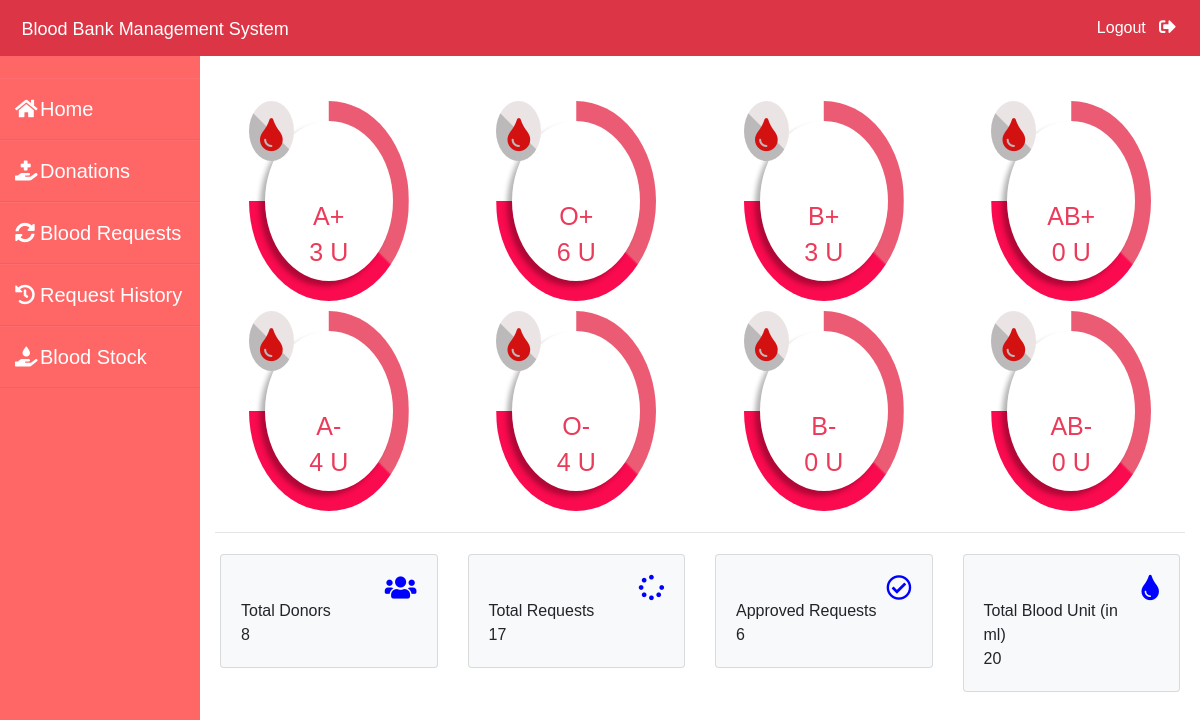
The app's page /admin-dashboard (signed in) with its own data.
### blood/models.py (models this page shows, shortened)
class Stock(models.Model):
    bloodgroup=models.CharField(max_length=10)
    unit=models.PositiveIntegerField(default=0)

### blood/views.py (the view)
# urls.py: path('admin-dashboard', views.admin_dashboard_view,name='admin-dashboard'),
@login_required(login_url='adminlogin')
def admin_dashboard_view(request):
    totalunit=models.Stock.objects.aggregate(Sum('unit'))
    dict={
        'A1':models.Stock.objects.get(bloodgroup="A+"),
        'A2':models.Stock.objects.get(bloodgroup="A-"),
        'B1':models.Stock.objects.get(bloodgroup="B+"),
        'B2':models.Stock.objects.get(bloodgroup="B-"),
        'AB1':models.Stock.objects.get(bloodgroup="AB+"),
        'AB2':models.Stock.objects.get(bloodgroup="AB-"),
        'O1':models.Stock.objects.get(bloodgroup="O+"),
        'O2':models.Stock.objects.get(bloodgroup="O-"),
        'totaldonors':dmodels.Donor.objects.all().count(),
        'totalbloodunit':totalunit['unit__sum'],
        'totalrequest':models.BloodRequest.objects.all().count(),
        'totalapprovedrequest':models.BloodRequest.objects.all().filter(status='Approved').count()
    }
    return render(request,'blood/admin_dashboard.html',context=dict)

### templates/blood/admin_dashboard.html
{% extends 'blood/adminbase.html' %}
{% block content %}
{% load static%}
<head>
    <link href="{% static "css/card.css" %}" rel="stylesheet" media="all">
</head>
<br><br>
<div class="container">
    <div class="row">
        <div class="col-sm-3">
            <div class="counter">
                <div class="counter-icon">
                    <i class="fa fa-tint"></i>
                </div>
                <h3>A+</h3>
                <span class="counter-value">{{A1.unit}} U</span>
            </div>
        </div>
        <div class="col-sm-3">
            <div class="counter orange">
                <div class="counter-icon">
                    <i class="fa fa-tint"></i>
                </div>
                <h3>O+</h3>
                <span class="counter-value">{{O1.unit}} U</span>
            </div>
        </div>
	    <div class="col-sm-3">
            <div class="counter orange">
                <div class="counter-icon">
                    <i class="fa fa-tint"></i>
                </div>
                <h3>B+</h3>
                <span class="counter-value">{{B1.unit}} U</span>
            </div>
        </div>
        <div class="col-sm-3">
            <div class="counter orange">
                <div class="counter-icon">
                    <i class="fa fa-tint"></i>
                </div>
                <h3>AB+</h3>
                <span class="counter-value">{{AB1.unit}} U</span>
            </div>
        </div>
    </div>
    <div class="row">
        <div class="col-sm-3">
            <div class="counter">
                <div class="counter-icon">
                    <i class="fa fa-tint"></i>
                </div>
                <h3>A-</h3>
                <span class="counter-value">{{A2.unit}} U</span>
            </div>
        </div>
        <div class="col-sm-3">
            <div class="counter orange">
                <div class="counter-icon">
                    <i class="fa fa-tint"></i>
                </div>
                <h3>O-</h3>
                <span class="counter-value">{{O2.unit}} U</span>
            </div>
        </div>
	    <div class="col-sm-3">
            <div class="counter orange">
                <div class="counter-icon">
                    <i class="fa fa-tint"></i>
                </div>
                <h3>B-</h3>
                <span class="counter-value">{{B2.unit}} U</span>
            </div>
        </div>
        <div class="col-sm-3">
            <div class="counter orange">
                <div class="counter-icon">
                    <i class="fa fa-tint"></i>
                </div>
                <h3>AB-</h3>
                <span class="counter-value">{{AB2.unit}} U</span>
            </div>
        </div>
    </div>
<hr>
    <div class="row">
      <div class="col-sm-3">
        <div class="card bg-light">
          <div class="card-body">
              <div class="blood">
                  <i class="fas fa-users"></i>
              </div><br>
              <div>
                  Total Donors <br>
                  {{totaldonors}}
              </div>
          </div>
        </div>
      </div>
      <div class="col-sm-3">
          <div class="card bg-light">
              <div class="card-body">
                  <div class="blood">
                      <i class="fas fa-spinner"></i>
                  </div><br>
                  <div>
                      Total Requests <br>
                     {{totalrequest}}
                  </div>
              </div>
            </div>
      </div>
      <div class="col-sm-3">
          <div class="card bg-light">
              <div class="card-body">
                  <div class="blood">
                      <i class="far fa-check-circle"></i>
                  </div><br>
                  <div>
                      Approved Requests <br>
                      {{totalapprovedrequest}}
                  </div>
              </div>
            </div>
        </div>
        <div class="col-sm-3">
          <div class="card bg-light">
              <div class="card-body">
                  <div class="blood">
                      <i class="fas fa-tint xyz"></i>
                  </div><br>
                  <div>
                      Total Blood Unit (in ml) <br>
                      {{totalbloodunit}}
                  </div>
              </div>
            </div>
        </div>
    </div>
</div>
{% endblock content %}

### static/css/card.css (style rules this page uses)
.row { padding: 5px; }
.counter { color: #eb3b5a; font-family: 'Muli', sans-serif; width: 160px; height: 200px; text-align:center; border-radius: 50%; padding: 100px 50px 50px; margin: 0 auto; position: relative; z-index: 1; }
.counter:before, .counter:after { content: ""; background: #fff; width: 80%; height: 80%; border-radius: 100%; box-shadow: -5px 5px 5px rgba(0,0,0,0.3); transform: translateX(-50%)translateY(-50%); position: absolute; top: 50%; left: 50%; z-index: -1; }
.counter:after { background: linear-gradient(45deg,#fa0a4e 49%, #eb5c74 50%); width: 100%; height: 100%; box-shadow: none; transform: translate(0); top: 0; left: 0; z-index: -2; clip-path: polygon(50% 50%, 50% 0, 100% 0, 100% 100%, 0 100%, 0 50%); }
.counter .counter-icon { color: rgb(212, 17, 17); background: linear-gradient(45deg,#bbb9b9 49%, #ebe4e5 50%); font-size: 33px; line-height: 70px; width: 45px; height: 60px; border-radius:100%; position: absolute; top: 0; left: 0; z-index: 1; transition: all 0.3s; }
.counter .counter-icon i.fa { transform: rotateX(0deg); transition: all 0.3s ease 0s; }
.counter h3 { font-size: 25px; font-weight: 500; text-transform: uppercase; margin: 0 0 3px; }
.counter .counter-value { font-size: 25px; font-weight: 500; }

### templates/blood/adminbase.html (style rules this page uses)
.row { padding: 5px; }
.blood { float: right; }
.fa-users { color: blue; font-size: 3ex; }
.fa-spinner { color: blue; font-size: 3ex; }
.fa-check-circle { color: blue; font-size: 3ex; }
.xyz { color: blue; font-size: 3ex; }
* { margin: 0; padding: 0; box-sizing: border-box; list-style: none; text-decoration: none; font-family: 'Josefin Sans', sans-serif; }
body { background-image: url(https://wallpaperaccess.com/full/697539.jpg); }

### records on screen
Stock: unit "3"
Stock: unit "6"
Stock: unit "3"
Stock: unit "0"
Stock: unit "4"
Stock: unit "4"
Stock: unit "0"
Stock: unit "0"

### other values on screen
{{ totaldonors }} "8"
{{ totalrequest }} "17"
{{ totalapprovedrequest }} "6"
{{ totalbloodunit }} "20"
